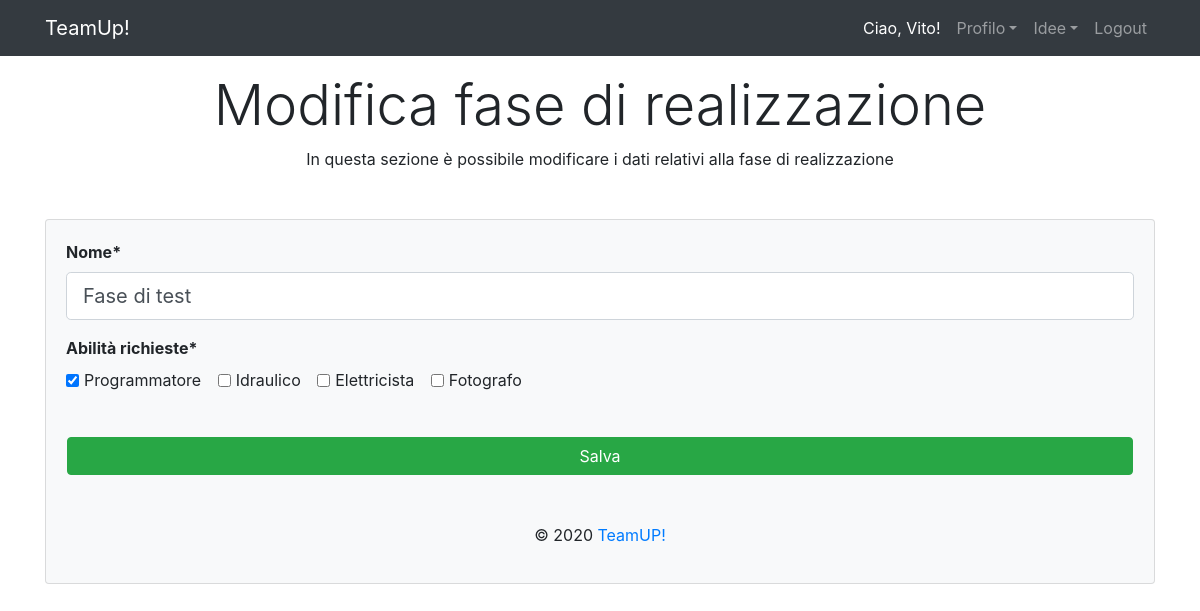
The app's page /RealizationPhases/editRealizationPhase/5 (signed in) with its own data.
### tables this page shows
CREATE TABLE IF NOT EXISTS `realizationPhase` (
  `id` int(11) NOT NULL AUTO_INCREMENT,
  `name` varchar(255) DEFAULT NULL,
  `ideaId` int(11) NOT NULL,
  `teamId` int(11) DEFAULT NULL,
  PRIMARY KEY (`id`),
  KEY `fk_realizationPhase_idea1_idx` (`ideaId`),
  KEY `fk_realizationPhase_team1_idx` (`teamId`)
);

CREATE TABLE IF NOT EXISTS `ability` (
  `id` int(11) NOT NULL AUTO_INCREMENT,
  `description` varchar(255) NOT NULL,
  PRIMARY KEY (`id`)
);

### app/libraries/Core.php (called while the page is built, shortened)
<?php
  class Core
  {
      protected $currentMethod = 'bestIdeas';
      public function __construct()
      {
          $url = $this->getUrl();
          if ($url > 0 && file_exists('../app/controllers/' . ucwords($url[0]) . '.php')) {
              unset($url[0]);
          }
          $this->currentController = new $this->currentController;
          if (isset($url[1]) && method_exists($this->currentController, $url[1])) {
              $this->currentMethod = $url[1];
              unset($url[1]);
          }
          $this->params = $url ? array_values($url) : [];
          call_user_func_array([$this->currentController, $this->currentMethod], $this->params);
      }
      public function getUrl(){
          if (isset($_GET['url'])) {
              $url = rtrim($_GET['url'], '/');
              $url = filter_var($url, FILTER_SANITIZE_URL);
              return explode('/', $url);
          }
          return null;
      }
  }

### public/index.php (called while the page is built, shortened)
<?php
$init = new Core;

### app/libraries/Database.php (called while the page is built, shortened)
<?php
class Database {
    private $dbh;
    private $stmt;
    public function __construct(){
        $dsn = 'mysql:host=' . DB_HOST . ';dbname=' . DB_NAME;
        $options = array(
            PDO::ATTR_PERSISTENT => true,
            PDO::ATTR_ERRMODE => PDO::ERRMODE_EXCEPTION
        );
        try{
            $this->dbh = new PDO($dsn, DB_USER, DB_PASS, $options);
        } catch(PDOException $e){
            echo $e->getMessage();
        }
    }
    public function query($sql){
        $this->stmt = $this->dbh->prepare($sql);
    }
    public function bind($param, $value, $type = null){
        if(is_null($type)){
            switch(true){
                default:
                    $type = PDO::PARAM_STR;
            }
        }
        $this->stmt->bindValue($param, $value, $type);
    }
    public function execute(){
        return $this->stmt->execute();
    }
    public function classesFromResultSet($className){
        $this->execute();
        return $this->stmt->fetchAll(PDO::FETCH_CLASS, $className);
    }
    public function classFromSingle($className){
        $this->stmt->setFetchMode(PDO::FETCH_CLASS, $className);
        $this->execute();
        return $this->stmt->fetch();
    }
}

### app/models/RealizationPhaseModel.php (called while the page is built, shortened)
<?php
class RealizationPhaseModel
{
    private $database;
    public function __construct()
    {
        $this->database = new Database();
    }
    public function getRealizationPhaseById($id){
        $this->database->query(GET_REALIZATION_PHASE_BY_ID);
        $this->database->bind(':id',$id);
        return $this->database->classFromSingle(RealizationPhaseDTO::class);
    }
    public function getAbilityByRealizationPhase($realizationPhaseId){
        $this->database->query(GET_ABILITIES_BY_REALIZATION_PHASE);
        $this->database->bind(":realizationPhaseId", $realizationPhaseId);
        return $this->database->classesFromResultSet(AbilityDTO::class);
    }
}
class RealizationPhaseDTO
{
    private $name;
    public function getName()
    {
        return $this->name;
    }
}

### app/models/Ability.php (called while the page is built, shortened)
<?php
class Ability {
    protected $database;
    public function __construct(){
        $this->database = new Database();
    }
    public function getAllAbilities(){
        $this->database->query('SELECT * FROM ability');
        return $this->database->classesFromResultSet(AbilityDTO::class);
    }
}
class AbilityDTO {
    private $id;
    private $description;
    public function getId(){
        return $this->id;
    }
    public function getDescription(){
        return $this->description;
    }
}

### app/views/realizationPhases/editRealizationPhase.php (the view, shortened to what this page needs)
<?php require APPROOT . '/views/inc/header.php'; ?>
    <div class="container text-center">
        <label class="display-4">Modifica fase di realizzazione</label>
        <p>In questa sezione è possibile modificare i dati relativi alla fase di realizzazione</p>
    </div>
    <div class="card card-body bg-light mt-5">
        <form action="<?php echo URLROOT; ?>/realizationPhases/editRealizationPhase/" method="post">
            <div class="form-group">
                <strong><label for="title">Nome*</label></strong>
                <input type="text" placeholder = "Inserisci un nome" name="<?php echo TITLE_FIELD?>" class="form-control form-control-lg
                    <?php echo (!empty($data[ERRORS][TITLE_FIELD])) ? 'is-invalid' : ''; ?>" value="<?php echo $data[REALIZATION_PHASE_DTO]->getName(); ?>"/>
            <div class="mt-3">
                <strong><label>Abilità richieste*</label></br></strong>
                <?php foreach($data[ABILITIES] as $ability): ?>
                    <div class='form-check form-check-inline'>
                        <?php if (in_array($ability->getId(), $data[CHECKED])) :?>
                            <input class='form-check-input' checked='checked' type='checkbox'
                                   name='<?php echo ABILITIES . "[]"?>' id='<?php echo $ability->getId()?>'
                                   value='<?php echo $ability->getId()?>'/>
                        <?php else : ?>
                            <input class='form-check-input' type='checkbox' name='<?php echo ABILITIES . "[]"?>'
                                   id='<?php echo $ability->getId()?>' value='<?php echo $ability->getId()?>'/>
                        <?php endif; ?>
                        <label for='<?php echo ABILITIES."[]"; ?>' class ='form-check-label'> <?php echo $ability->getDescription(); ?> </label>
                    </div>
                <?php endforeach; ?>
            </div>
            <div class="row">
                <div class="col p-3 mt-4">
                    <input type="submit" value="Salva" class="btn btn-success btn-block">
                </div>
            </div>
        </form>
<?php require APPROOT . '/views/inc/footer.php'; ?>

### records on screen
realizationphase: title "Fase di test"
ability: description "Programmatore"
ability: description "Idraulico"
ability: description "Elettricista"
ability: description "Fotografo"

### other values on screen
SITENAME "TeamUp!"
$_SESSION['userFirstName'] "Vito"
